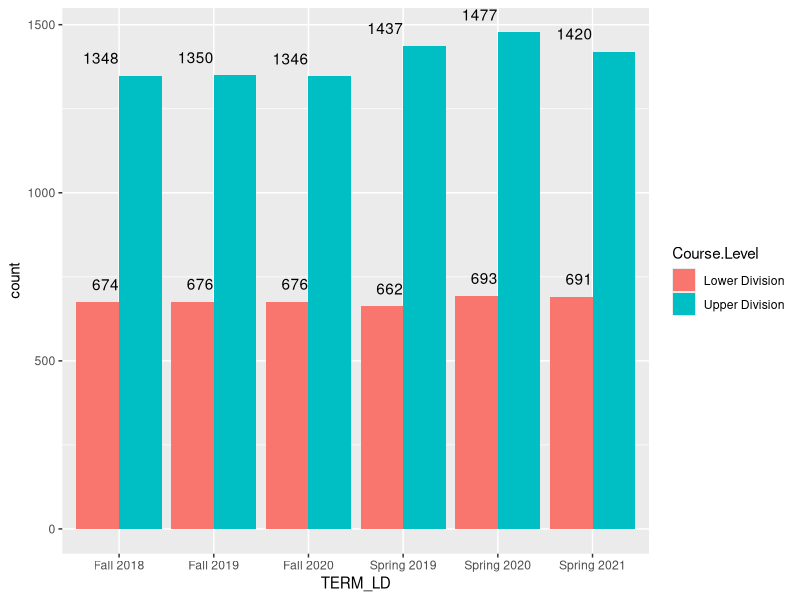

Generate this figure with R:
## ---- chunk 1
#| code-fold: true
#| code-summary: "Load Libraries"

suppressWarnings(library(tidyverse))
library(knitr)
library(lubridate)
library(ggplot2)
## ---- chunk 2
#| code-fold: true
#| code-summary: "Read in Data"
# read in data
dew_data <- read.csv("data/clean_dew_data.csv")
kable(head(dew_data))

## ---- chunk 3
#| code-fold: true
#| code-summary: "summary of total courses"

# add the column names
table1<- dew_data %>% group_by(College) %>% count(TERM_LD)
table1 <- table1 %>% pivot_wider(names_from = TERM_LD, values_from = n)
kable(table1, caption = "Total Course Offering for Each College per Semester"
      )
## ---- chunk 4
#| code-fold: true
#| code-summary: "remove low course offering colleges"
dew_data <- dew_data %>% filter(College != "College of Medicine - Tucson",
                                College != "College of Nursing",
                                College != "College of Public Health",
                                College != "Colleges of Letters Arts & Sci",
                                College != "Graduate College",
                                College != "James E Rogers College of Law",
                                College != "R Ken Coit College of Pharmacy",
                                College != "W.A. Franke Honors College")

## ---- chunk 5
#| code-fold: true
#| code-summary: "summary of total courses"

# table2 <- dew_data %>% group_by(College) %>% count(Total.Student.Count)
# kable(table2, caption = "Total Student Enrollment for Courses in Each College"
#       )
## ---- chunk 6
dew_data %>% 
  group_by(TERM_LD, Course.Level) %>% 
  ggplot(aes( x = TERM_LD,
              fill = Course.Level))+
  geom_bar(position = "dodge")+
  geom_text(stat='count', aes(label=..count..), vjust=-1, hjust= 1)
